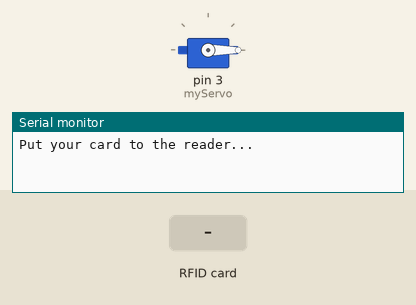
Recording of a sketch running on a simulated Arduino Uno, built with avr-gcc and run on an emulated ATmega328P. Parts: servo, the last lines printed to the serial monitor. Inputs (shaded band) come from the test bench.

Above: at 1.2 s.
1.3 s: RFID card AA E0 EB AE held to the reader
At 2.8 s:
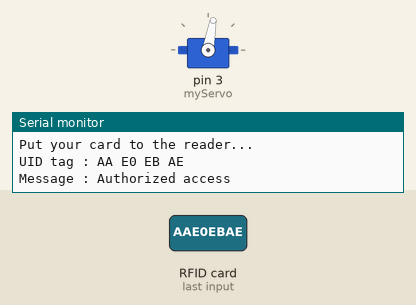
Timing chart, 0 to 8.3 s (numbered marks = the images above; inputs shaded):
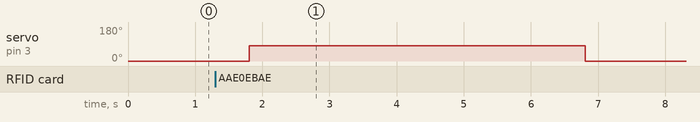

The sketch:

NEW_RFID.ino
```cpp
#include <SPI.h> // This library allows you to communicate with SPI devices
#include <MFRC522.h> // This library is to Read/Write a RFID Card or Tag
#include <Servo.h> // This library allows to control servo motor

#define SS_PIN 10
#define RST_PIN 9
#define BUZZER 2 //buzzer pin
MFRC522 mfrc522(SS_PIN, RST_PIN);   // Create MFRC522 instance.
Servo myServo; //define servo name

void setup()
{
  Serial.begin(9600);   // Initiate a serial communication
  SPI.begin();      // Initiate  SPI bus
  mfrc522.PCD_Init();   // Initiate MFRC522
  myServo.attach(3); //servo pin
  myServo.write(0); //servo start position
  pinMode(BUZZER, OUTPUT);
  noTone(BUZZER);
  Serial.println("Put your card to the reader...");
  Serial.println();

}
void loop()
{
  // Look for new cards
  if ( ! mfrc522.PICC_IsNewCardPresent())
  {
    return;
  }
  // Select one of the cards
  if ( ! mfrc522.PICC_ReadCardSerial())
  {
    return;
  }
  //Show UID on serial monitor
  Serial.print("UID tag :");
  String content= "";
  byte letter;
  for (byte i = 0; i < mfrc522.uid.size; i++)
  {
     Serial.print(mfrc522.uid.uidByte[i] < 0x10 ? " 0" : " ");
     Serial.print(mfrc522.uid.uidByte[i], HEX);
     content.concat(String(mfrc522.uid.uidByte[i] < 0x10 ? " 0" : " "));
     content.concat(String(mfrc522.uid.uidByte[i], HEX));
  }
  Serial.println();
  Serial.print("Message : ");
  content.toUpperCase();
  if (content.substring(1) == "AA E0 EB AE") //change here the UID of the card/cards that you want to give access
  {
    Serial.println("Authorized access");
    Serial.println();
    delay(500);
    myServo.write(80);
    delay(5000);
    myServo.write(0);
  }

else if (content.substring(1) == "CC B0 EB DE") //change here the UID of the card/cards that you want to give access
  {
    Serial.println("Authorized access");
    Serial.println();
    delay(500);
    myServo.write(80);
    delay(5000);
    myServo.write(0);
  }

else if (content.substring(1) == "9A 70 3D B4") //change here the UID of the card/cards that you want to give access
  {
    Serial.println("Authorized access");
    Serial.println();
    delay(500);
    myServo.write(80);
    delay(5000);
    myServo.write(0);
  }

else if (content.substring(1) == "CC 24 8C 18") //change here the UID of the card/cards that you want to give access
  {
    Serial.println("Authorized access");
    Serial.println();
    delay(500);
    myServo.write(80);
    delay(5000);
    myServo.write(0);
  }


 else   {
    Serial.println(" Access denied");
    digitalWrite(2, HIGH);
    delay(1000);
    noTone(BUZZER);
  }
}
```

Measured:
- after the input at 1.3 s, servo on pin 3 (myServo): 0° → 80° after 0.51 s, → 0° 5.0 s later
